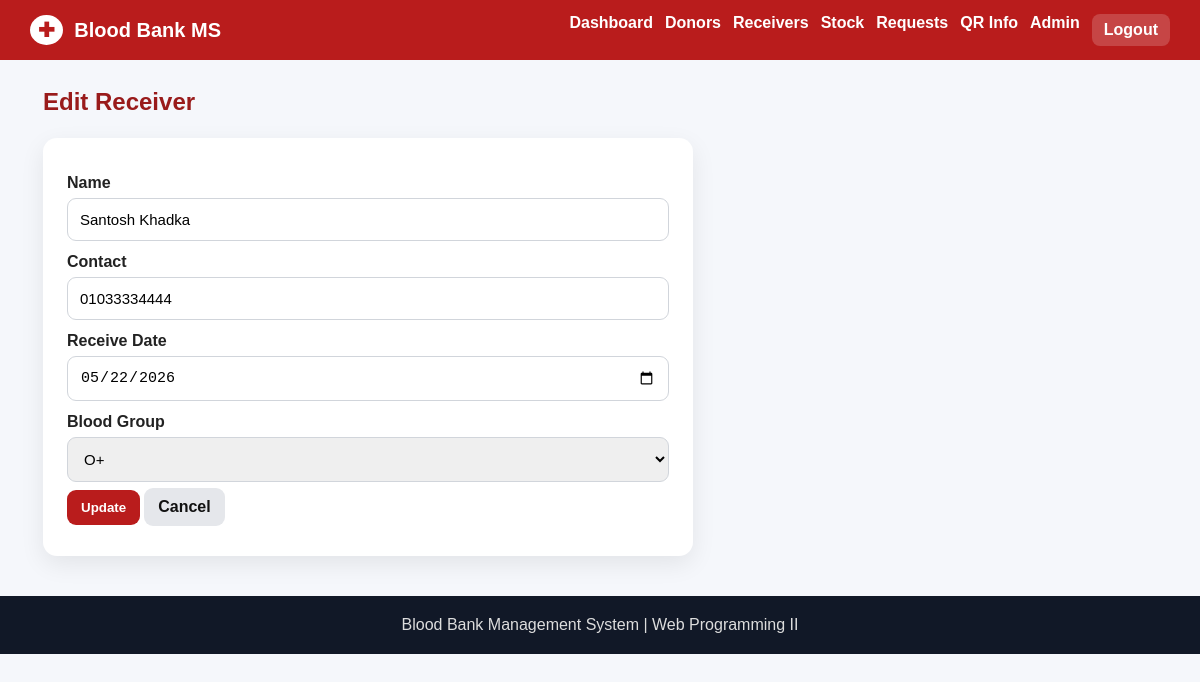
Page /receiver/edit_receiver.php?id=2 (signed in) on the committed database.
### tables this page shows
CREATE TABLE receivers (
    id INT AUTO_INCREMENT PRIMARY KEY,
    name VARCHAR(100) NOT NULL,
    contact VARCHAR(50) NOT NULL,
    receive_date DATE NOT NULL,
    blood_group VARCHAR(10) NOT NULL,
    CONSTRAINT chk_receiver_blood_group CHECK (blood_group IN ('A+','A-','B+','B-','AB+','AB-','O+','O-')),
    created_at TIMESTAMP DEFAULT CURRENT_TIMESTAMP
);

### includes/functions.php (called while the page is built, shortened)
<?php
function e($value) {
    return htmlspecialchars((string)$value, ENT_QUOTES, 'UTF-8');
}
function blood_groups() {
    return ['A+', 'A-', 'B+', 'B-', 'AB+', 'AB-', 'O+', 'O-'];
}
?>

### receiver/edit_receiver.php (the view, shortened to what this page needs)
<?php
require_once '../includes/db.php';
require_once '../includes/functions.php';
$id = (int)($_GET['id'] ?? 0);
$stmt = mysqli_prepare($conn, 'SELECT * FROM receivers WHERE id=?');
mysqli_stmt_bind_param($stmt, 'i', $id);
mysqli_stmt_execute($stmt);
$item = mysqli_fetch_assoc(mysqli_stmt_get_result($stmt));
$name = $item['name'];
$contact = $item['contact'];
$date = $item['receive_date'];
$blood_group = $item['blood_group'];
require_once '../includes/header.php';
?>
<h2 class="page-title">Edit Receiver</h2>
<form method="POST" class="form-card">
    <label>Name</label><input type="text" name="name" value="<?php echo e($name); ?>">
    <label>Contact</label><input type="text" name="contact" value="<?php echo e($contact); ?>">
    <label>Receive Date</label><input type="date" name="date" value="<?php echo e($date); ?>">
    <label>Blood Group</label><select name="blood_group">
        <option value="">Select Blood Group</option><?php foreach (blood_groups() as $bg) { ?><option value="<?php echo e($bg); ?>" <?php if ($blood_group === $bg) echo 'selected'; ?>><?php echo e($bg); ?></option><?php } ?>
    </select>
    <button class="btn primary" type="submit">Update</button><a class="btn" href="<?php echo BASE_URL; ?>receiver/view_receiver.php">Cancel</a>
</form>
<?php require_once '../includes/footer.php'; ?>

### css/style.css (style rules this page uses)
* { box-sizing: border-box }
body { margin: 0; font-family: Arial, Helvetica, sans-serif; background: #f5f7fb; color: #222 }
.page-title { margin: 0 0 22px; color: #991b1b }
.form-card { max-width: 650px; background: #fff; padding: 24px; border-radius: 14px; box-shadow: 0 8px 24px rgba(0, 0, 0, .08) }
label { display: block; margin: 12px 0 6px; font-weight: 700 }
input, select, textarea { width: 100%; padding: 12px; border: 1px solid #d1d5db; border-radius: 9px; font-size: 15px }
.btn { display: inline-block; border: 0; background: #e5e7eb; color: #111; padding: 10px 14px; border-radius: 9px; text-decoration: none; font-weight: 700; cursor: pointer; margin: 6px 4px 6px 0 }
.btn.primary { background: #b91c1c; color: #fff }

### rows in the picture
receivers: name "Santosh Khadka", contact "01033334444", date "05/22/2026"

### other values in the picture
form field blood_group "O+"
